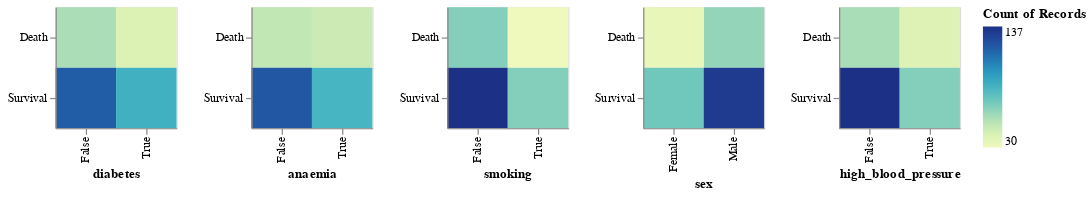

This figure's notebook cell:
### Markdown cell above
### categorical variables

### Code cell
alt.Chart(df).mark_rect().encode(
    y=alt.Y('DEATH_EVENT:N',title=None),
    x=alt.X(alt.repeat("column"), type='nominal'),
    color='count(DEATH_EVENT):Q'
).properties(
    width=100,
    height=100
).repeat(column=qualitative_columns)

### Figure 1 — Vega-Lite specification as saved in the notebook (floating-point values rounded to 4 significant figures; data arrays with more than 128 entries replaced by an {"elided": "..."} marker saying what was removed)
{"config": {"view": {"continuousWidth": 300, "continuousHeight": 300}}, "repeat": {"column": ["diabetes", "anaemia", "smoking", "sex", "high_blood_pressure"]}, "spec": {"data": {"name": "data-31f258b70a0e70a309fbc426c1e19cbb"}, "mark": {"type": "rect"}, "encoding": {"color": {"aggregate": "count", "field": "DEATH_EVENT", "type": "quantitative"}, "x": {"field": {"repeat": "column"}, "type": "nominal"}, "y": {"field": "DEATH_EVENT", "title": null, "type": "nominal"}}, "height": 100, "width": 100}, "$schema": "https://vega.github.io/schema/vega-lite/v5.8.0.json", "datasets": {"data-31f258b70a0e70a309fbc426c1e19cbb": {"elided": "299 records"}}}
